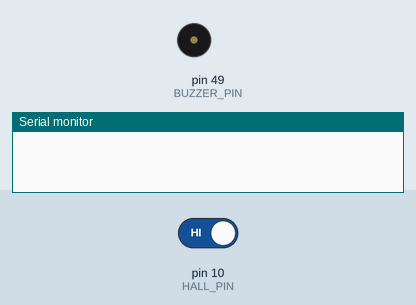
Bench run of a sketch on a simulated Arduino Mega 2560, built with avr-gcc and run on an emulated ATmega2560. Parts: buzzer (waves = sounding, pin HIGH), the last lines printed to the serial monitor. The test bench sets the inputs (shaded band); at power-on: pin 10 (HALL_PIN) HIGH.

Above: at 1.2 s.
1.3 s: pin 10 (HALL_PIN) driven LOW
At 2.5 s:
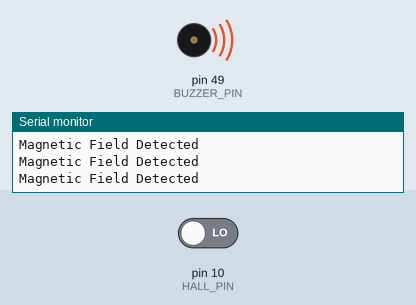
2.8 s: pin 10 (HALL_PIN) driven HIGH
At 3.2 s:
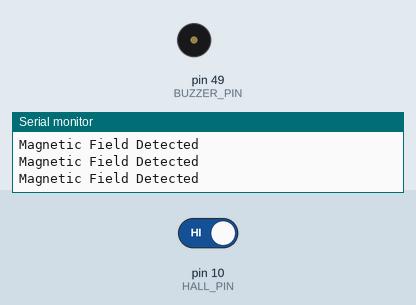
Timing chart, 0 to 5.8 s (numbered marks = the images above; inputs shaded):
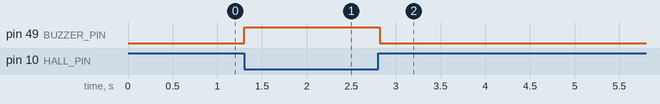

The sketch:

hall_sensor.ino
```cpp
#define HALL_PIN 10
#define BUZZER_PIN 49

int val;

void setup() {
  Serial.begin(9600);
  pinMode(HALL_PIN, INPUT);
}

void loop() {
  val = digitalRead(HALL_PIN);
  if(val == LOW) {
    analogWrite(BUZZER_PIN, 255);
    Serial.println("Magnetic Field Detected");
  }
  else {
    analogWrite(BUZZER_PIN, 0);
  }
}
```

Measured:
- after the input at 1.3 s, pin 49 (BUZZER_PIN): LOW → HIGH at once
- after the input at 2.8 s, pin 49 (BUZZER_PIN): HIGH → LOW at once
